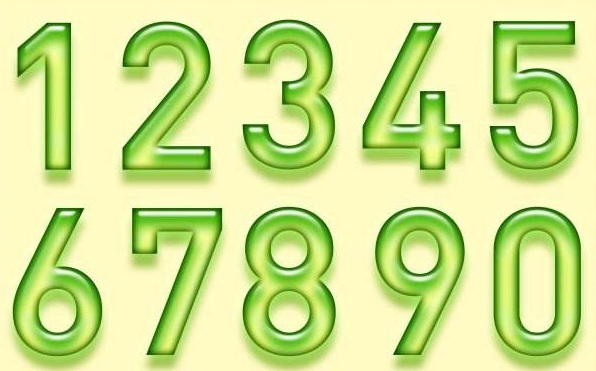
#> input picture python/opencv/source/5.jpg, 596 x 371 px, given in place of test.mp4, which was not available
$ python cvhelp.py   (Python 2 division)   (older library calls are emulated)
#> lines starting #> are read from the running program, lines starting #| are printed output that depends on the picture
### python/python_singleton.py
#!/usr/bin/python
#-*- coding:utf-8 -*-


def singleton(cls):
    instances = {}

    def getinstance(*args,**kwargs):
        if cls not in instances:
            instances[cls] = cls(*args,**kwargs)
        return instances[cls]

    return getinstance

@singleton
class SingletonTest:
    a = 1

### python/opencv/cvhelp.py
#!/usr/bin/python
#-*- coding:utf-8 -*-
import cv2
import numpy
import numpy as np
import time
import sys
import subprocess as sp

sys.path.append("../")
# 导入单例装饰器函数 : @singleton
from python_singleton import singleton
from Sudo import *
from FileUtil import *

@singleton
class CvHelp:

    """ My OpenCv helper """
# 初始化
    def __init__(self):
        self.id = "test id"
        self.name = "test name"
        self.classfier = cv2.CascadeClassifier("haarcascade_frontalface_default.xml")

#################################################################

    #轮廓检测绘制
    # [313 lines left out: functions getContours, getLut, getHough, getCanny, getLaplacian, getSabel and 11 more, not called in this run]

#################################################################

    #画圆
    def drawCircle(self, image, point=(100,100), radius=60, rgb=(255,128,255), line_width=4, line_type=8):
        cv.circle(image, point, radius, rgb, line_width, line_type)
        return image
    #画线
    def drawLine(self, image, start_point=(0,0), end_point=(0,0), rgb=(255,128,255), line_width=4, line_type=8):
        cv.line(image, start_point, end_point, rgb, line_width, line_type)
        return image
    #画矩形
    # [10 lines left out: function drawRect, not called in this run]
    #画text
    def drawText(self, image, point=(100,100), string="drawText", rgb=(0,64,64)):
        cv2.putText(image,str(string),  point,      0,      0.45,       rgb,      1)
        # 照片/添加的文字/              左上角坐标/ 字体/   字体大小/ 颜色/     字体粗细
        return image

#################################################################

    #创建图片 大小
    # [4 lines left out: function createImage, not called in this run]
    #保存图片
    def save(self, name, img):
        cv2.imwrite(name, img)
        return
    #0~255, 0~255, 0~255
    #打开图片
    def open(self, name):
        return cv2.imread(name)
    #0~255
    def openGray(self, name):
        return cv2.imread(name, cv2.IMREAD_GRAYSCALE)
    #0/255
    def openBinary(self, name):
        img = cv2.imread(name, cv2.IMREAD_GRAYSCALE)
        return self.getBinary(img)
    #0/1
    # [411 lines left out: functions openZero, drawRectangle, drawImage, getImageType, controlImage, getFill and 11 more, not called in this run]

# 打开视频流 识别处理 发送
def testFindFaceMv():
    mycv = CvHelp()

    # rtmp = RtmpWriter()
    camera = cv2.VideoCapture("/mnt/e/nginx-rtmp/test.mp4") # 从文件读取视频
    # [11 lines of commented-out code are left out]
    size = (int(camera.get(cv2.CAP_PROP_FRAME_WIDTH)), int(camera.get(cv2.CAP_PROP_FRAME_HEIGHT)))
    fps = camera.get(cv2.CAP_PROP_FPS)  # 30p/s

    print 'mv size:'+repr(size)

# ffmpeg -f dshow -i video="Integrated Camera" -s 640x480 -f flv rtmp://39.107.26.100:1935/myapp/test1

    # command = ['ffmpeg',
    #     '-f', 'image2pipe',
    #     '-i',
    #     '-f', 'flv',
    #     'rtmp://39.107.26.100:1935/myapp/test1'
    # ]
    # proc = sp.Popen(command, stdin=sp.PIPE,shell=False)


    # Define the codec and create VideoWriter object
    fourcc = cv2.VideoWriter_fourcc(*'XVID')
    out = cv2.VideoWriter('res_mv.avi',fourcc, 20.0, size)
    count = 0
    faces = []
    while True:
        ###########################图片采集
        count = count + 1
        ret, frame = camera.read() # 逐帧采集视频流
#> frame is the input picture: shape (371, 596, 3); mean B, G, R 145.6, 227.7, 207.7
        if not ret:
            break

        if(count % 5 == 0):
        ###########################图片处理
            # 探测图片中的人脸 延帧检测
            faces = mycv.classfier.detectMultiScale(frame,scaleFactor=1.1,minNeighbors=5,minSize=(5,5))
        for (x, y, w, h) in faces:
            # cv2.rectangle(frame, (x, y), (x+w, y+h), (0, 255, 0), 2)
            mycv.drawRect(frame, (x, y), (x+w, y+h), (128, 64, 255), line_width=2 )

        # print(len(faces))
        fpsshow = "Fps  :" + str(int(fps)) + "  Frame:" + str(count)
        print(fpsshow)
        mycv.drawText(frame, (0, 20), fpsshow )
        mycv.drawText(frame, (0, 40), "Play :" + str(int(count / 30)) )
        mycv.drawText(frame, (0, 60), "Time :" + time.strftime("%Y-%m-%d %H:%M:%S", time.localtime()) )
#> call 3 of drawText, with point = (0, 60), string = 'Time :2026-12-05 11:19:26', rgb = (0, 64, 64)
#> in drawText (call 3), `cv2.putText(image,str(string),  point,      0,      0.45,       rgb,  ..`:
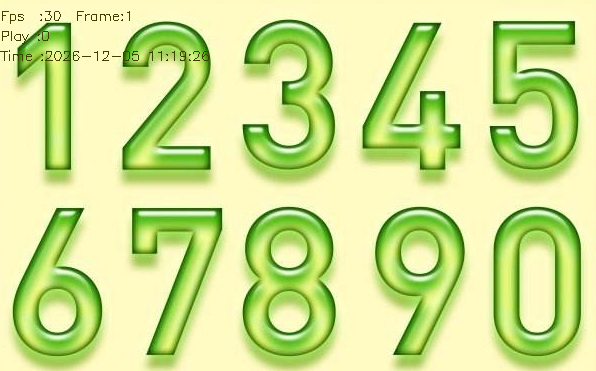
#> image: shape (371, 596, 3); mean B, G, R 145.1, 227.2, 207.3

        ############################图片输出
        # 结果帧处理 存入文件 / 推流 / ffmpeg 再处理
        out.write(frame)
        # rtmp.write(frame.tostring())
        # proc.stdin.write(frame.tostring()) #frame is read using opencv

        # if cv2.waitKey(1) & 0xFF == ord('q'):
        #     break
    camera.release()
    # Release everything if job is finished
    out.release()
    print("Over!")


if __name__ == '__main__':
    mycv = CvHelp()
    # mycv.testSudo()

    # testFindFace()

    testFindFaceMv()


# CAP_PROP_POS_MSEC
# Current position of the video file in milliseconds.
# CAP_PROP_POS_FRAMES
# 0-based index of the frame to be decoded/captured next.
# CAP_PROP_POS_AVI_RATIO
# Relative position of the video file: 0=start of the film, 1=end of the film.
# CAP_PROP_FRAME_WIDTH
# Width of the frames in the video stream.
# CAP_PROP_FRAME_HEIGHT
# Height of the frames in the video stream.
# CAP_PROP_FPS
# Frame rate.
# CAP_PROP_FOURCC
# 4-character code of codec. see VideoWriter::fourcc .
# CAP_PROP_FRAME_COUNT
# Number of frames in the video file.
# CAP_PROP_FORMAT
# Format of the Mat objects returned by VideoCapture::retrieve().
# CAP_PROP_MODE
# Backend-specific value indicating the current capture mode.
# CAP_PROP_BRIGHTNESS
# Brightness of the image (only for cameras).
# CAP_PROP_CONTRAST
# Contrast of the image (only for cameras).
# CAP_PROP_SATURATION
# Saturation of the image (only for cameras).
# CAP_PROP_HUE
# Hue of the image (only for cameras).
# CAP_PROP_GAIN
# Gain of the image (only for cameras).
# CAP_PROP_EXPOSURE
# Exposure (only for cameras).
# CAP_PROP_CONVERT_RGB
# Boolean flags indicating whether images should be converted to RGB.
# CAP_PROP_WHITE_BALANCE_BLUE_U
# Currently unsupported.
# CAP_PROP_RECTIFICATION
# Rectification flag for stereo cameras (note: only supported by DC1394 v 2.x backend currently).
# CAP_PROP_MONOCHROME
# CAP_PROP_SHARPNESS
# CAP_PROP_AUTO_EXPOSURE
# DC1394: exposure control done by camera, user can adjust reference level using this feature.
# CAP_PROP_GAMMA
# CAP_PROP_TEMPERATURE
# CAP_PROP_TRIGGER
# CAP_PROP_TRIGGER_DELAY
# CAP_PROP_WHITE_BALANCE_RED_V
# CAP_PROP_ZOOM
# CAP_PROP_FOCUS
# CAP_PROP_GUID
# CAP_PROP_ISO_SPEED
# CAP_PROP_BACKLIGHT
# CAP_PROP_PAN
# CAP_PROP_TILT
# CAP_PROP_ROLL
# CAP_PROP_IRIS
# CAP_PROP_SETTINGS
# CAP_PROP_BUFFERSIZE
# Pop up video/camera filter dialog (note: only supported by DSHOW backend currently. Property value is ignored)

$ run again, on python/opencv/source/6.jpg
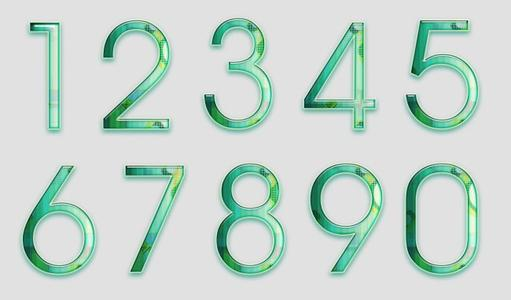
#> input picture python/opencv/source/6.jpg, 511 x 300 px, given in place of test.mp4, which was not available
#> in testFindFaceMv, frame is the input picture: shape (300, 511, 3); mean B, G, R 208.5, 215.8, 199.6
#> in drawText (call 3), `cv2.putText(image,str(string),  point,      0,      0.45,       rgb,  ..`:
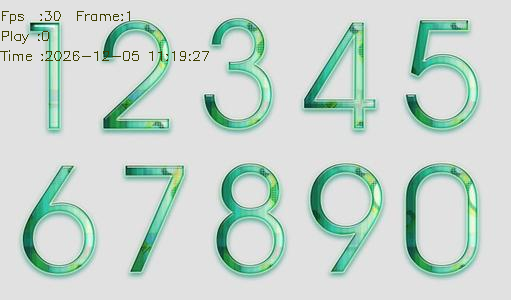
#> image: shape (300, 511, 3); mean B, G, R 207.5, 215.1, 198.9

$ run again, on python/opencv/source/8.jpg
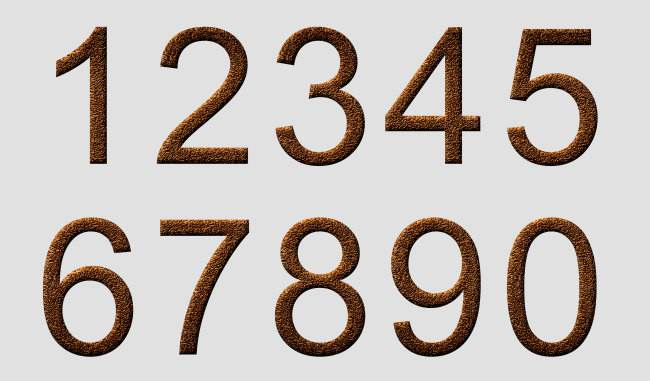
#> input picture python/opencv/source/8.jpg, 650 x 381 px, given in place of test.mp4, which was not available
#> in testFindFaceMv, frame is the input picture: shape (381, 650, 3); mean B, G, R 186.4, 190.8, 198.2
#> in drawText (call 3), `cv2.putText(image,str(string),  point,      0,      0.45,       rgb,  ..`:
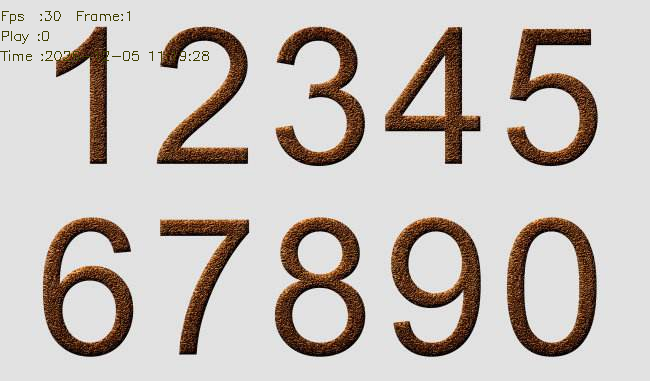
#> image: shape (381, 650, 3); mean B, G, R 185.8, 190.3, 197.8

$ run again, on python/opencv/source/9.jpg
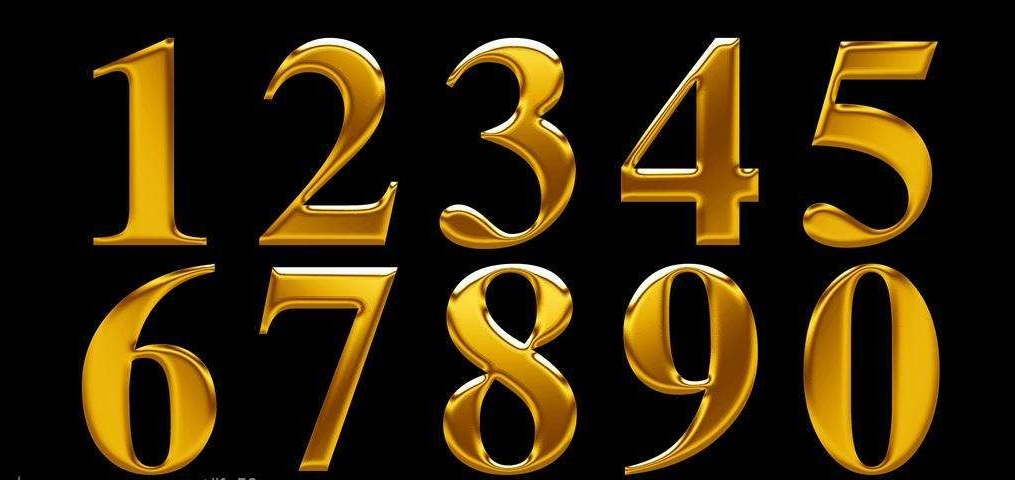
#> input picture python/opencv/source/9.jpg, 1015 x 480 px, given in place of test.mp4, which was not available
#> in testFindFaceMv, frame is the input picture: shape (480, 1015, 3); mean B, G, R 8.8, 37.5, 52.5
#> image: shape (480, 1015, 3); mean B, G, R 8.8, 37.6, 52.5
#> in drawText (call 3), `cv2.putText(image,str(string),  point,      0,      0.45,       rgb,  ..`:
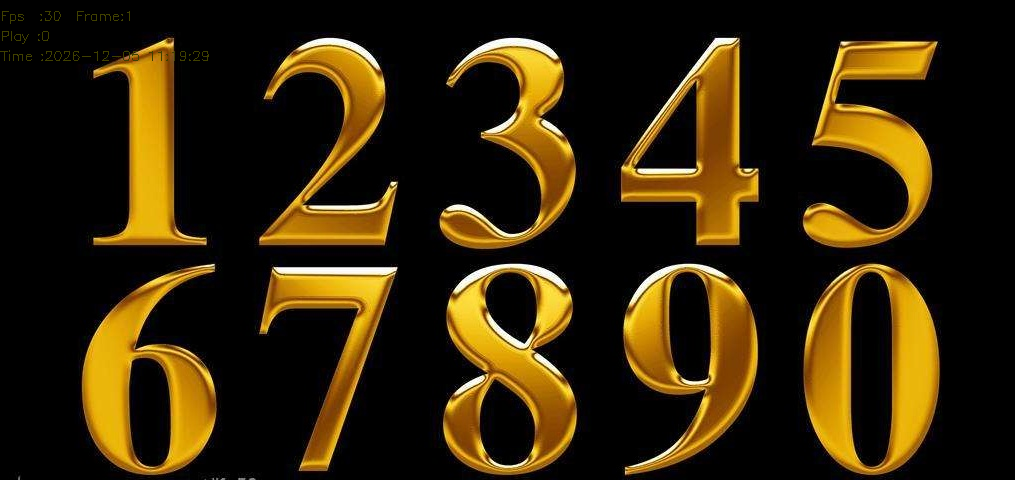
#> image: shape (480, 1015, 3); mean B, G, R 8.8, 37.6, 52.5
